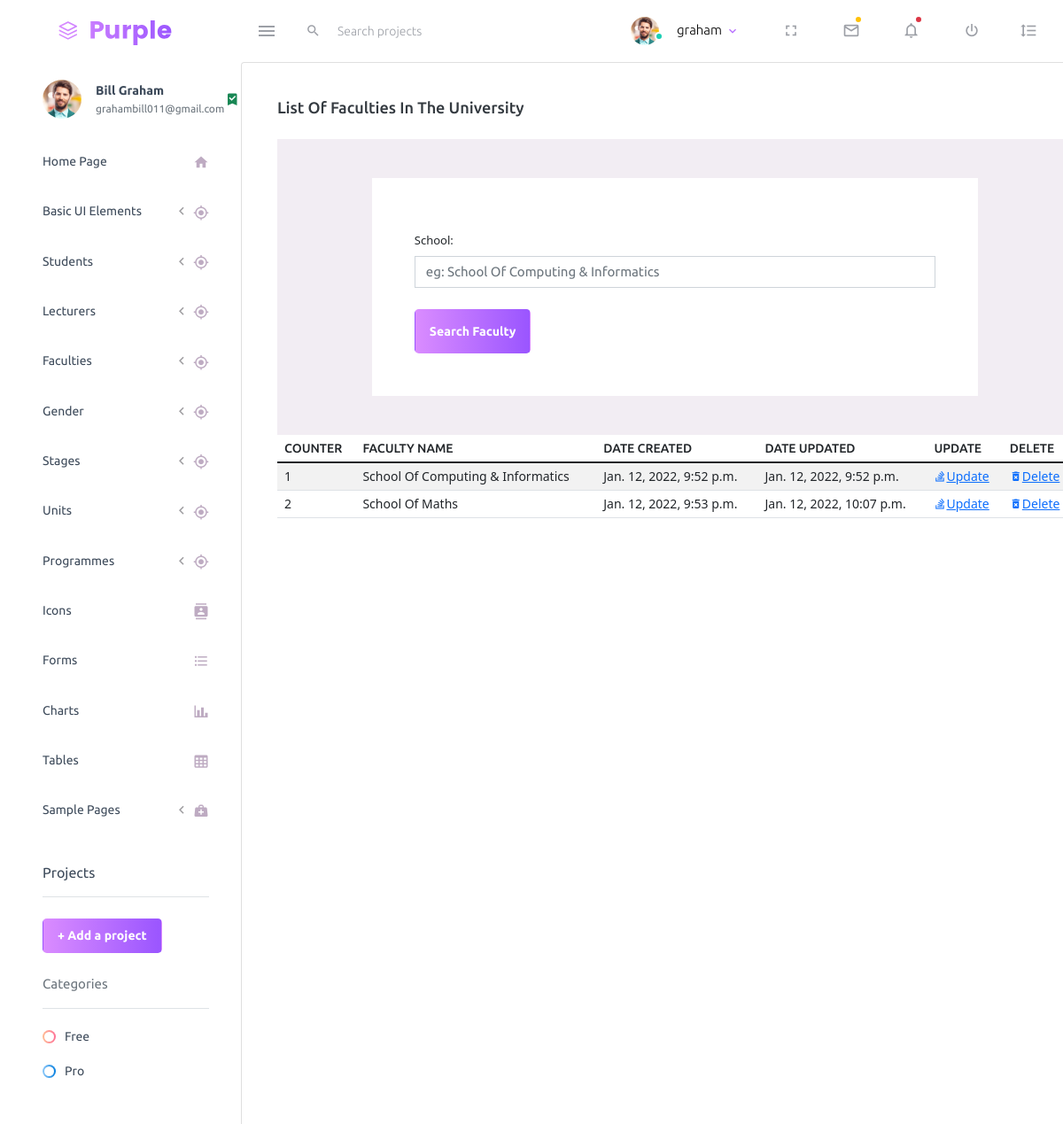
The app's page /school/list-faculty/ (signed in), older data.
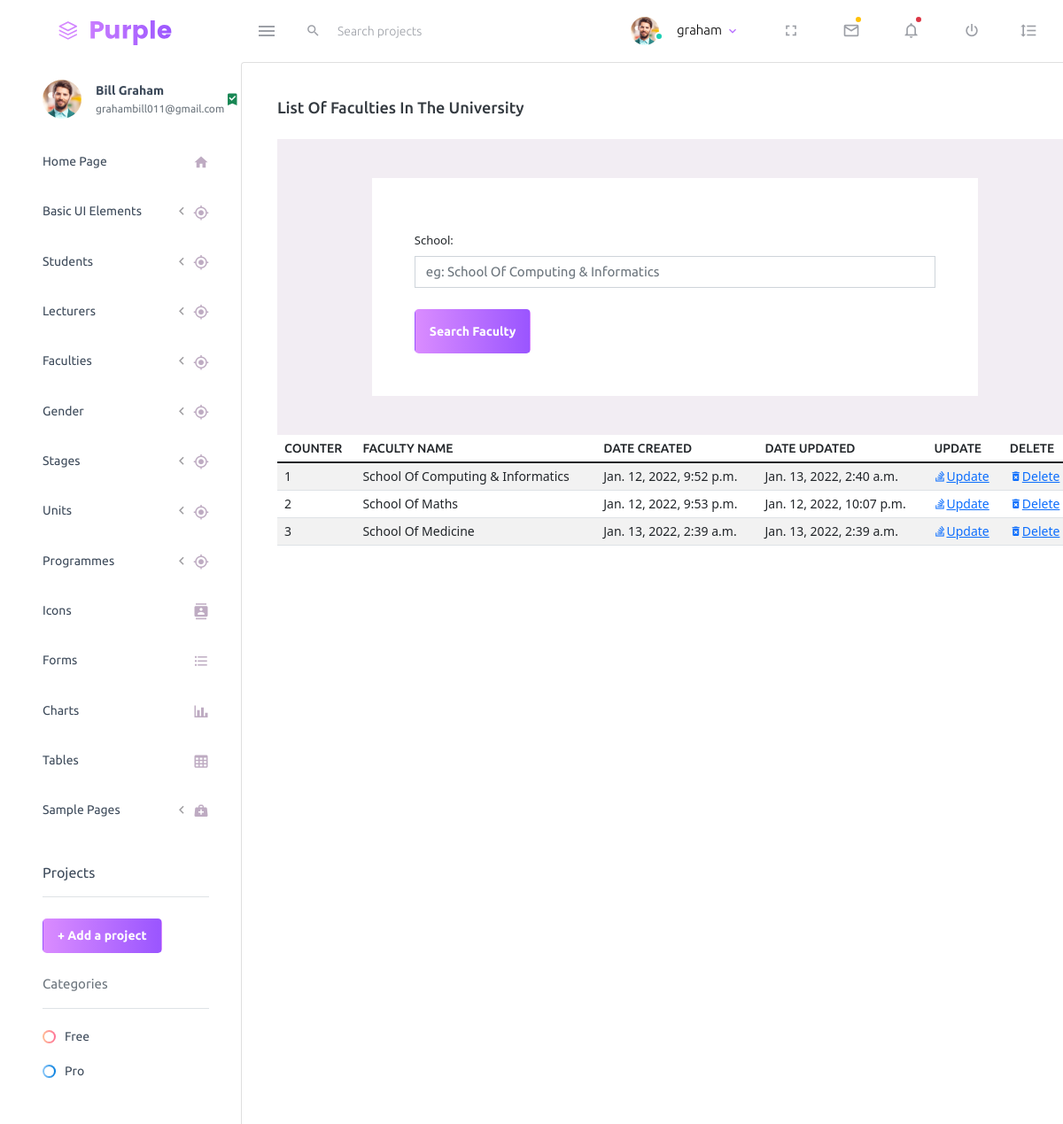
The same page, newer data.
### school/models.py (models this page shows, shortened)
class Faculty(models.Model):
    school=models.CharField(max_length=255, blank=True, null=True)
    date_created=models.DateTimeField(null=True, blank=True, auto_now_add=True)
    date_updated=models.DateTimeField(null=True, blank=True, auto_now=True)

### school/views.py (the view)
# urls.py: path('list-faculty/', views.ListFaculty, name='list-faculty'),
@login_required
def ListFaculty(request):
	title = 'List of Faculties In The University'
	form = FacultySearchForm(request.POST or None)
	queryset = Faculty.objects.all()
	context = {
		"title": title,
		"queryset": queryset,
	}
	if request.method == 'POST':
		queryset = Faculty.objects.filter(school__icontains=form['school'].value())
	context = {
	"form": form,
	"title": title,
	"queryset": queryset,
	}
	return render(request, "school/list-faculty.html", context)

### school/forms.py
class FacultySearchForm(forms.ModelForm):
    class Meta:
        model=Faculty
        fields=['school']
        widgets = {'school':forms.TextInput(attrs={'class':'form-control','placeholder':'eg: School Of Computing & Informatics'})}

### school/templates/school/list-faculty.html (shortened to what this page needs)
{% extends 'index2.html' %}
{% load static %}
{% block content %}
<div class="col-lg-10 grid-margin stretch-card">
    <div class="card">
      <div class="card-body">
        <h4 class="card-title">{{title}}</h4>
        <div class="content-wrapper d-flex align-items-center auth">
            <div class="row flex-grow">
              <div class="col-lg-10 mx-auto">
                <div class="auth-form-light text-left p-5">
                  <form class="pt-3" method="post" action="">
                      <fieldset>
                        {% for fm in form %}
                            <div class="form-group">
                                {{fm.label_tag}}
                                {{fm}}
                            </div>
                        {% endfor %}
                        <div class="mt-3">
                          <button class="btn btn-block btn-gradient-primary btn-lg font-weight-medium auth-form-btn" type="submit">Search Faculty</button>
                        </div>
                      </fieldset>
                  </form>
                </div>
              </div>
            </div>
          </div>
        <div class="col-lg-12 table-responsive fixed-table-body">
          <table class="table table-striped">
            <thead>
              <tr>
                <th> COUNTER </th>
                <th> FACULTY NAME </th>
                <th> DATE CREATED </th>
                <th> DATE UPDATED </th>
                <th> UPDATE </th>
                <th> DELETE </th>
              </tr>
            </thead>
            <tbody>
              {% for instance in queryset %}
              <tr>
                  <td class="py-1">{{forloop.counter}}</td>
                  <td>{{instance.school}}</td>
                  <td>{{instance.date_created}}</td>
                  <td>{{instance.date_updated}}</td>
                  <td><a class="mdi mdi-stack-overflow" href="{% url 'school:edit-faculty' instance.id%}">Update</a></td>
                  <td><a class="mdi mdi-delete-forever" href="{% url 'school:delete-faculty' instance.id%}">Delete</a></td>
              </tr>
              {% endfor %}
            </tbody>
          </table>
        </div>
      </div>
    </div>
  </div>
  {% endblock content %}

### school/templates/index2.html (shortened to what this page needs)
{%load static%}
<!DOCTYPE html>
<html lang="en">
  <head>
    <link rel="stylesheet" href="{% static 'dash/assets/vendors/mdi/css/materialdesignicons.min.css' %}">
    <link rel="stylesheet" href="{% static 'dash/assets/vendors/css/vendor.bundle.base.css' %}">
    <link rel="stylesheet" href="{% static 'dash/assets/css/style.css' %}">
    <link href="{% static 'mine/bootstrap.min.css' %}" rel="stylesheet">
  </head>
  <body>
    <div class="container-scroller">
      {% include 'navbar.html' %}
      <div class="container-fluid page-body-wrapper">
        {% include 'side_bar.html' %}
        {% block content %}
        {% endblock content %}
      </div>
    </div>
  </body>
</html>

### school/templates/navbar.html (shortened to what this page needs)
      {% load static %}
      <nav class="navbar default-layout-navbar col-lg-12 col-12 p-0 fixed-top d-flex flex-row">
        <div class="text-center navbar-brand-wrapper d-flex align-items-center justify-content-center">
          <a class="navbar-brand brand-logo" href="/"><img src="{% static 'dash/assets/images/logo.svg' %}" alt="logo" /></a>
        </div>
        <div class="navbar-menu-wrapper d-flex align-items-stretch">
          <button class="navbar-toggler navbar-toggler align-self-center" type="button" data-toggle="minimize">
            <span class="mdi mdi-menu"></span>
          </button>
          <div class="search-field d-none d-md-block">
            <form class="d-flex align-items-center h-100" action="#">
              <div class="input-group">
                <div class="input-group-prepend bg-transparent">
                  <i class="input-group-text border-0 mdi mdi-magnify"></i>
                </div>
                <input type="text" class="form-control bg-transparent border-0" placeholder="Search projects">
              </div>
            </form>
          </div>
          <ul class="navbar-nav navbar-nav-right">
            <li class="nav-item nav-profile dropdown">
              <a class="nav-link dropdown-toggle" id="profileDropdown" href="#" data-bs-toggle="dropdown" aria-expanded="false">
                <div class="nav-profile-img">
                  <img src="{% static 'dash/assets/images/faces/face1.jpg' %}" alt="image">
                  <span class="availability-status online"></span>
                </div>
                <div class="nav-profile-text">
                  <p class="mb-1 text-black">{{request.user}}</p>
                </div>
              </a>
            </li>
            <li class="nav-item d-none d-lg-block full-screen-link">
              <a class="nav-link">
                <i class="mdi mdi-fullscreen" id="fullscreen-button"></i>
              </a>
            </li>
            <li class="nav-item dropdown">
              <a class="nav-link count-indicator dropdown-toggle" id="messageDropdown" href="#" data-bs-toggle="dropdown" aria-expanded="false">
                <i class="mdi mdi-email-outline"></i>
                <span class="count-symbol bg-warning"></span>
              </a>
            </li>
            <li class="nav-item dropdown">
              <a class="nav-link count-indicator dropdown-toggle" id="notificationDropdown" href="#" data-bs-toggle="dropdown">
                <i class="mdi mdi-bell-outline"></i>
                <span class="count-symbol bg-danger"></span>
              </a>
            </li>
            <li class="nav-item nav-logout d-none d-lg-block">
              <a class="nav-link" href="#">
                <i class="mdi mdi-power"></i>
              </a>
            </li>
            <li class="nav-item nav-settings d-none d-lg-block">
              <a class="nav-link" href="#">
                <i class="mdi mdi-format-line-spacing"></i>
              </a>
            </li>
          </ul>
        </div>
      </nav>

### school/templates/side_bar.html (shortened to what this page needs)
        {% load static %}
        <nav class="sidebar sidebar-offcanvas" id="sidebar">
            <ul class="nav">
              <li class="nav-item nav-profile">
                <a href="#" class="nav-link">
                  <div class="nav-profile-image">
                    <img src="{% static 'dash/assets/images/faces/face1.jpg' %}" alt="profile">
                  </div>
                  <div class="nav-profile-text d-flex flex-column">
                    <span class="font-weight-bold mb-2">{{request.user.first_name}} {{request.user.last_name}}</span>
                    <span class="text-secondary text-small">{{request.user.email}}</span>
                  </div>
                  <i class="mdi mdi-bookmark-check text-success nav-profile-badge"></i>
                </a>
              </li>
              <li class="nav-item">
                <a class="nav-link" href="{% url 'home' %}">
                  <span class="menu-title">Home Page</span>
                  <i class="mdi mdi-home menu-icon"></i>
                </a>
              </li>
              <li class="nav-item">
                <a class="nav-link" data-bs-toggle="collapse" href="#ui-basic" aria-expanded="false" aria-controls="ui-basic">
                  <span class="menu-title">Basic UI Elements</span>
                  <i class="menu-arrow"></i>
                  <i class="mdi mdi-crosshairs-gps menu-icon"></i>
                </a>
              </li>
              <li class="nav-item">
                <a class="nav-link" data-bs-toggle="collapse" href="#students" aria-expanded="false" aria-controls="ui-basic">
                  <span class="menu-title">Students</span>
                  <i class="menu-arrow"></i>
                  <i class="mdi mdi-crosshairs-gps menu-icon"></i>
                </a>
              </li>
              <li class="nav-item">
                <a class="nav-link" data-bs-toggle="collapse" href="#lecs" aria-expanded="false" aria-controls="ui-basic">
                  <span class="menu-title">Lecturers</span>
                  <i class="menu-arrow"></i>
                  <i class="mdi mdi-crosshairs-gps menu-icon"></i>
                </a>
              </li>
              <li class="nav-item">
                <a class="nav-link" data-bs-toggle="collapse" href="#faccs" aria-expanded="false" aria-controls="ui-basic">
                  <span class="menu-title">Faculties</span>
                  <i class="menu-arrow"></i>
                  <i class="mdi mdi-crosshairs-gps menu-icon"></i>
                </a>
              </li>
              <li class="nav-item">
                <a class="nav-link" data-bs-toggle="collapse" href="#gender" aria-expanded="false" aria-controls="ui-basic">
                  <span class="menu-title">Gender</span>
                  <i class="menu-arrow"></i>
                  <i class="mdi mdi-crosshairs-gps menu-icon"></i>
                </a>
              </li>
              <li class="nav-item">
                <a class="nav-link" data-bs-toggle="collapse" href="#stages" aria-expanded="false" aria-controls="ui-basic">
                  <span class="menu-title">Stages</span>
                  <i class="menu-arrow"></i>
                  <i class="mdi mdi-crosshairs-gps menu-icon"></i>
                </a>
              </li>
              <li class="nav-item">
                <a class="nav-link" data-bs-toggle="collapse" href="#units" aria-expanded="false" aria-controls="ui-basic">
                  <span class="menu-title">Units</span>
                  <i class="menu-arrow"></i>
                  <i class="mdi mdi-crosshairs-gps menu-icon"></i>
                </a>
              </li>
              <li class="nav-item">
                <a class="nav-link" data-bs-toggle="collapse" href="#programmes" aria-expanded="false" aria-controls="ui-basic">
                  <span class="menu-title">Programmes</span>
                  <i class="menu-arrow"></i>
                  <i class="mdi mdi-crosshairs-gps menu-icon"></i>
                </a>
              </li>
              <li class="nav-item">
                <a class="nav-link" href="{% static 'dash/pages/icons/mdi.html' %}">
                  <span class="menu-title">Icons</span>
                  <i class="mdi mdi-contacts menu-icon"></i>
                </a>
              </li>
              <li class="nav-item">
                <a class="nav-link" href="{% static 'dash/pages/forms/basic_elements.html' %}">
                  <span class="menu-title">Forms</span>
                  <i class="mdi mdi-format-list-bulleted menu-icon"></i>
                </a>
              </li>
              <li class="nav-item">
                <a class="nav-link" href="{% static 'dash/pages/charts/chartjs.html' %}">
                  <span class="menu-title">Charts</span>
                  <i class="mdi mdi-chart-bar menu-icon"></i>
                </a>
              </li>
              <li class="nav-item">
                <a class="nav-link" href="{% static 'dash/pages/tables/basic-table.html' %}">
                  <span class="menu-title">Tables</span>
                  <i class="mdi mdi-table-large menu-icon"></i>
                </a>
              </li>
              <li class="nav-item">
                <a class="nav-link" data-bs-toggle="collapse" href="#general-pages" aria-expanded="false" aria-controls="general-pages">
                  <span class="menu-title">Sample Pages</span>
                  <i class="menu-arrow"></i>
                  <i class="mdi mdi-medical-bag menu-icon"></i>
                </a>
              </li>
              <li class="nav-item sidebar-actions">
                <span class="nav-link">
                  <div class="border-bottom">
                    <h6 class="font-weight-normal mb-3">Projects</h6>
                  </div>
                  <button class="btn btn-block btn-lg btn-gradient-primary mt-4">+ Add a project</button>
                  <div class="mt-4">
                    <div class="border-bottom">
                      <p class="text-secondary">Categories</p>
                    </div>
                    <ul class="gradient-bullet-list mt-4">
                      <li>Free</li>
                      <li>Pro</li>
                    </ul>
                  </div>
                </span>
              </li>
            </ul>
          </nav>

Row changes from the older to the newer data that the page shows:
changed Faculty "School Of Computing & Informatics": date_updated "Jan. 12, 2022, 9:52 p.m." → "Jan. 13, 2022, 2:40 a.m."
added Faculty: school "School Of Medicine", date_created "Jan. 13, 2022, 2:39 a.m.", date_updated "Jan. 13, 2022, 2:39 a.m."
